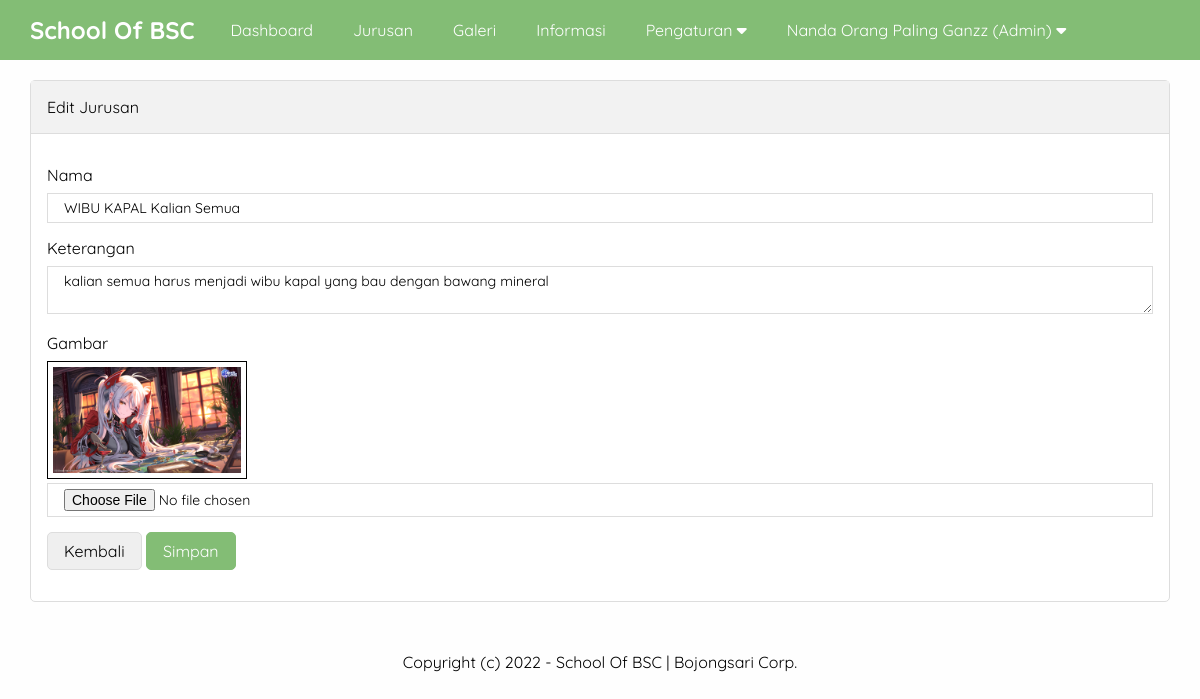
Page /sekolah_BSC/admin/edit-jurusan.php?id=13 (signed in) on the committed database.
### tables this page shows
CREATE TABLE `pengaturan` (
  `id` int(11) NOT NULL,
  `nama` varchar(50) NOT NULL,
  `email` varchar(50) NOT NULL,
  `telepon` varchar(20) NOT NULL,
  `alamat` text NOT NULL,
  `logo` varchar(50) NOT NULL,
  `favicon` varchar(50) NOT NULL,
  `tentang_sekolah` text NOT NULL,
  `foto_sekolah` varchar(50) NOT NULL,
  `google_maps` text NOT NULL,
  `nama_kepsek` varchar(50) NOT NULL,
  `foto_kepsek` varchar(50) NOT NULL,
  `sambutan_kepsek` text NOT NULL,
  `created_at` timestamp NOT NULL DEFAULT current_timestamp(),
  `updated_at` datetime DEFAULT NULL
);

CREATE TABLE `jurusan` (
  `id` int(11) NOT NULL,
  `nama` varchar(100) NOT NULL,
  `keterangan` text NOT NULL,
  `gambar` varchar(50) NOT NULL,
  `created_at` timestamp NOT NULL DEFAULT current_timestamp(),
  `updated_at` datetime DEFAULT NULL
);

### sekolah_BSC/admin/edit-jurusan.php (the view, shortened to what this page needs)
<?php include 'header.php' ?>
<?php
$jurusan = mysqli_query($conn, "SELECT * FROM jurusan WHERE id = '" . $_GET['id'] . "' ");
$p        = mysqli_fetch_object($jurusan);
?>
<div class="content">
    <div class="container">
        <div class="box">
            <div class="box-header">
                Edit Jurusan
            </div>
            <div class="box-body">
                <form accept="" action="" method="post" enctype="multipart/form-data">
                    <div class="form-group">
                        <label>Nama</label>
                        <input type="text" name="nama" placeholder="Nama Jurusan" value="<?= $p->nama ?>" class="input-control" required>
                    </div>
                    <div class="form-group">
                        <label>Keterangan</label>
                        <textarea name="keterangan" class="input-control" placeholder="keterangan"><?= $p->keterangan ?></textarea>
                    </div>
                    <div class="form-group">
                        <label>Gambar</label>
                        <img src="../uploads/jurusan/<?= $p->gambar ?>" width="200px" class="image">
                        <input type="file" name="gambar" class="input-control">
                    </div>
                    <button type="button" class="btn" onclick="window.location = 'jurusan.php'">Kembali</button>
                    <input type="submit" name="submit" value="Simpan" class="btn btn-green">
                </form>
            </div>
        </div>
    </div>
</div>
<?php include 'footer.php' ?>
</body>
</html>

### sekolah_BSC/admin/header.php (shortened to what this page needs)
<?php
    include '../koneksikexampp.php';
    $identitas = mysqli_query($conn, "SELECT * FROM pengaturan ORDER BY id DESC LIMIT 1");
    $d = mysqli_fetch_object($identitas);
?>
<!DOCTYPE html>
<html lang="en">
<head>
    <link rel="stylesheet" type="text/css" href="../assets/css/style.css">
    <link rel="stylesheet" href="https://cdnjs.cloudflare.com/ajax/libs/font-awesome/6.1.1/css/all.min.css" />
</head>
<body class="bg-light">
    <div class="navbar">
        <div class="container">
            <h2 class="nav-brand float-left"><a href="index.php"><?= $d->nama ?></a></h2>
            <ul class="nav-menu float-left">
                <li><a href="index.php">Dashboard</a></li>
                <?php if ($_SESSION['ulevel'] == 'Super Admin') { ?>
                    <li><a href="pengguna.php">Pengguna</a></li>
                <?php } elseif ($_SESSION['ulevel'] == 'Admin') { ?>
                    <li><a href="jurusan.php">Jurusan</a></li>
                    <li><a href="galeri.php">Galeri</a></li>
                    <li><a href="informasi.php">Informasi</a></li>
                    <li>
                        <a href="">Pengaturan <i class="fa fa-caret-down"></i></a>
                    </li>
                <?php } ?>
                <li>
                    <a href=""><?= $_SESSION['uname'] ?> (<?= $_SESSION['ulevel'] ?>) <i class="fa fa-caret-down"></i></a>
                </li>
            </ul>
        </div>
    </div>

### sekolah_BSC/admin/footer.php
<div class="footer">
    <div class="container text-center">
        Copyright (c) 2022 - <?= $d->nama ?> | Bojongsari Corp.
    </div>
</div>

### sekolah_BSC/assets/css/style.css (style rules this page uses)
* { margin: 0; padding: 0; font-family: 'Quicksand', sans-serif; box-sizing: border-box; }
html { scroll-behavior: smooth; }
a { text-decoration: none; }
.float-left { float: left; }
.container { width: 1140px; margin: 0 auto; }
.container::after { content: ""; display: block; clear: both; }
.bg-light { background-color: #fefefe; }
.box { border: 1px solid #ddd; background: white; border-radius: 5px; }
.box-header { padding: 16px; border-bottom: 1px solid #ddd; background-color: #f2f2f2; }
.box-body { padding: 16px; }
form { margin: 15px 0; }
.form-group { margin-bottom: 15px; }
.form-group label { display: block; margin-bottom: 8px; }
.form-group .input-control { padding: 5px 16px; width: 100%; font-size: 14px; border: 1px solid #ddd; }
.btn { border: 1px solid #ddd; padding: 8px 16px; border-radius: 5px; font-size: 16px; }
.btn-green { background-color: #83BD75; color: #fff; border: 1px solid #83BD75; }
.text-center { text-align: center !important; }
.navbar { height: 60px; width: 100%; background-color: #83BD75; position: fixed; top: 0; z-index: 1000; }
.navbar a { color: #fff; }
.nav-brand { display: inline-block; padding: 15px 0; margin-right: 16px; }
.nav-menu { display: flex; list-style: none; }
.nav-menu li a { padding: 20px; display: inline-block; }
.content { padding: 80px 0 30px 0; }
.footer { padding: 20px 0; }
.image { border: 1px solid; padding: 5px; }

### rows in the picture
pengaturan: nama "School Of BSC"
jurusan: nama "WIBU KAPAL Kalian Semua", keterangan "kalian semua harus menjadi wibu kapal yang bau dengan bawang mineral", gambar (picture)

### other values in the picture
$_SESSION['uname'] "Nanda Orang Paling Ganzz"
$_SESSION['ulevel'] "Admin"
